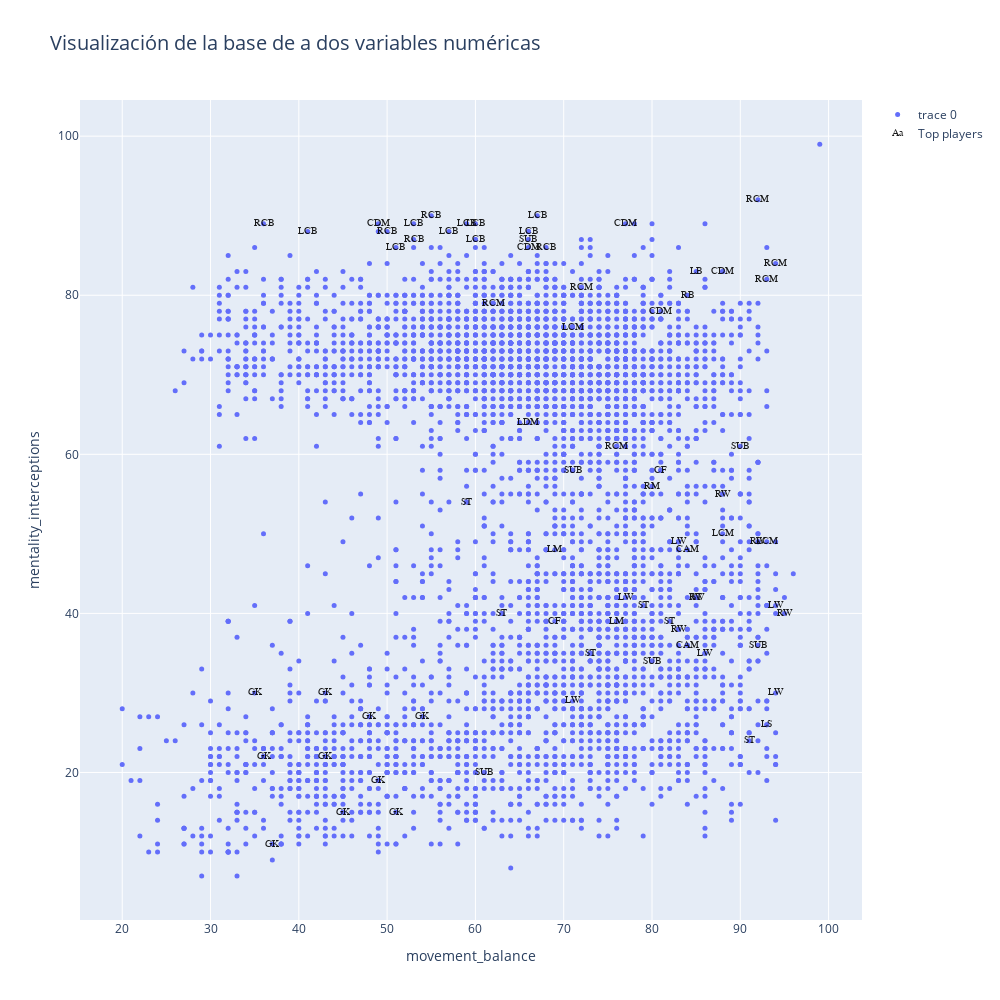

Notebook source saved alongside this figure:
### Code cell
# Graficamos...

data=[]
bool_crack=df_n["overall"] > 85 #diferenciamos a los mejores jugadores

#Elejimos dos variables, para esto elejimos dos números entre 0 y  de n_skills-1

skill_1='movement_balance'
skill_2='mentality_interceptions'

#skill_1=skills_ratings[4]
#skill_2=skills_ratings[21]



graf1 = go.Scatter(x=df_skills[skill_1], y=df_skills[skill_2],
                           mode='markers',
                        text=df_n.loc[:,'team_position'], #'Height', 'Weight', 'Club', 'Age', 'Name','Position'
                           marker=dict(
                                size=5)
                           )

crack =go.Scatter(x=df_skills.loc[bool_crack,skill_1], y=df_skills.loc[bool_crack,skill_2],name='Top players',
                      text=df_n.loc[bool_crack,'team_position'],
                      textfont=dict(family='sans serif',size=10,color='black'),
                      opacity=0.9,mode='text')

data=[graf1,crack]

layout = go.Layout(title="Visualización de la base de a dos variables numéricas",titlefont=dict(size=20),
                xaxis=dict(title=skill_1),
                yaxis=dict(title=skill_2),
                autosize=False, width=1000,height=1000)

fig = go.Figure(data=data, layout=layout)

iplot(fig)

### Figure 1 — Plotly figure (JSON) as saved in the notebook; plotly's stock layout.template omitted (floating-point values rounded to 4 significant figures; data arrays with more than 128 entries replaced by an {"elided": "..."} marker saying what was removed)
{"data": [{"marker": {"size": 5}, "mode": "markers", "text": {"elided": "4757 str values"}, "type": "scatter", "x": {"elided": "4757 int values"}, "y": {"elided": "4757 int values"}}, {"mode": "text", "name": "Top players", "opacity": 0.9, "text": ["RW", "LW", "CAM", "GK", "LW", "RCM", "GK", "LCB", "RCM", "RW", "RW", "LCB", "ST", "GK", "GK", "RCM", "LCB", "ST", "LCB", "ST", "ST", "CDM", "LW", "RW", "LDM", "GK", "LW", "RM", "GK", "RCB", "GK", "GK", "GK", "LCM", "ST", "RCB", "LCM", "CAM", "LM", "LW", "LCB", "RW", "CDM", "LM", "CDM", "LCB", "CF", "LCB", "SUB", "LCB", "RCB", "LB", "CDM", "SUB", "LS", "SUB", "RCB", "LCB", "RCM", "SUB", "GK", "RB", "SUB", "CF", "RCM", "CDM", "LW", "RCB", "LCM", "RCM", "SUB", "ST", "ST", null], "textfont": {"color": "black", "family": "sans serif", "size": 10}, "type": "scatter", "x": [95, 71, 84, 49, 94, 76, 43, 53, 93, 88, 83, 41, 73, 37, 43, 92, 57, 91, 66, 79, 82, 49, 83, 85, 66, 48, 94, 80, 45, 36, 36, 35, 54, 88, 59, 53, 71, 84, 69, 86, 60, 92, 66, 76, 77, 67, 69, 60, 92, 59, 50, 85, 88, 61, 93, 80, 68, 51, 94, 66, 51, 84, 90, 81, 62, 81, 77, 55, 93, 72, 71, 63, 85, 99], "y": [40, 29, 36, 19, 41, 61, 22, 89, 82, 55, 38, 88, 35, 11, 30, 92, 88, 24, 88, 41, 39, 89, 49, 42, 64, 27, 30, 56, 15, 89, 22, 30, 27, 50, 54, 87, 76, 48, 48, 35, 87, 49, 86, 39, 89, 90, 39, 89, 36, 89, 88, 83, 83, 20, 26, 34, 86, 86, 84, 87, 15, 80, 61, 58, 79, 78, 42, 90, 49, 81, 58, 40, 42, 99]}], "layout": {"autosize": false, "height": 1000, "title": {"font": {"size": 20}, "text": "Visualización de la base de a dos variables numéricas"}, "width": 1000, "xaxis": {"title": {"text": "movement_balance"}}, "yaxis": {"title": {"text": "mentality_interceptions"}}}}
